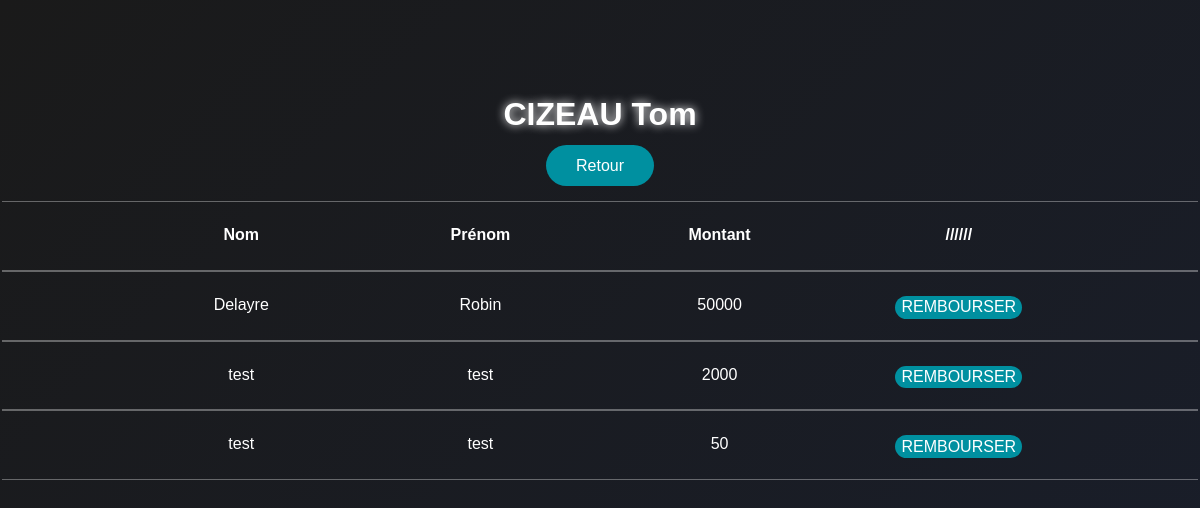
Page /index.php?route=rembourser (signed in) on the committed database.
### tables this page shows
CREATE TABLE `users` (
  `id` int(11) NOT NULL,
  `firstName` varchar(255) DEFAULT NULL,
  `lastName` varchar(255) DEFAULT NULL,
  `email` varchar(255) DEFAULT NULL,
  `password` varchar(255) DEFAULT NULL,
  `role` varchar(255) DEFAULT NULL,
  `total_100` int(11) DEFAULT NULL
);

### controllers/AbstractController.php (called while the page is built, shortened)
<?php
abstract class AbstractController
{
    protected function render(string $template, array $data) : void
    {
        require "templates/layout.phtml";
    }
}

### index.php (called while the page is built, shortened)
<?php
        $category_m = new CategoryManager();
        $categories = $category_m->findAll();
        $route = new Router();
        $route->handleRequest($_GET);

### managers/AbstractManager.php (called while the page is built, shortened)
<?php
    abstract class AbstractManager
    {
        public function __construct()
        {
            $dbHost = $_ENV['DB_HOST'];
            $dbUser = $_ENV['DB_USER'];
            $dbPass = $_ENV['DB_PASS'];
            $dbName = $_ENV['DB_NAME'];
            $dbPort = $_ENV['DB_PORT'];
            $connexion = "mysql:host=".$dbHost.";port=".$dbPort.";charset=utf8;dbname=".$dbName;
            $this->db = new PDO(
                $connexion,
                $dbUser,
                $dbPass
            );
        }
    }

### managers/UserManager.php (called while the page is built, shortened)
<?php
    class UserManager extends AbstractManager{
        public function findOne($id) : User {
            $query = $this->db->prepare("SELECT * FROM users WHERE id=:id");
            $parameters =
            [
                "id" => $id
            ];
            $query->execute($parameters);
            $user = $query->fetch(PDO::FETCH_ASSOC);
            return  new User($user['firstName'], $user['lastName'], $user['email'], $user['password'], $user['role'], $user['total_100'], $user['id']);
        }
    }

### managers/CategoryManager.php (called while the page is built, shortened)
<?php
    class CategoryManager extends AbstractManager{
        public function findAll() : array {
            $query = $this->db->prepare("SELECT * FROM category");
            $query->execute();
            $categories = $query->fetchAll(PDO::FETCH_ASSOC);
            $all_categories = [];
            foreach($categories as $category){
                $all_categories[] = new Category($category['name'], $category['id']);
            }
            return $all_categories;
        }
    }

### managers/RefundManager.php (called while the page is built, shortened)
<?php
class RefundManager extends AbstractManager{
        public function findAll() : array {
            $query = $this->db->prepare("SELECT * FROM refunds");
            $query->execute();
            $refunds = $query->fetchAll(PDO::FETCH_ASSOC);
            $all_refunds = [];
            foreach($refunds as $refund){
                $all_refunds[] = new Refund($refund['payer_id'], $refund['receiver_id'], $refund['amount_100'], $refund['id']);
            }
            return $all_refunds;
        }
}

### models/Refund.php (called while the page is built, shortened)
<?php
class Refund{
    public function getReceiver(){
        return $this->receiver_id;
    }
    public function getId(){
        return $this->id;
    }
}

### templates/partials/money/_rembourser.phtml (the view)
<main id="rembourser">
    <fieldset class="all">
        <h3><?= $data['payer_lastname'] ?> <?= $data['payer_firstname'] ?></h3>
        <a href="./index.php?route=home">Retour</a>
        <form method="post" action="./index.php?route=rembourser">
            <table>
                <tr>
                    <th>Nom</th>
                    <th>Prénom</th>
                    <th>Montant</th>
                    <th>//////</th>
                </tr>
                <?php foreach($data['refunds'] as $refund){ ?>
                <tr>
                    <td><?= $refund['receiver_lastname'] ?></td>
                    <td><?= $refund['receiver_firstname'] ?></td>
                    <td><?= $refund['amount'] ?></td>
                    <td><a href="./index.php?route=rembourser&id=<?= $refund['id'] ?>">REMBOURSER</a></td>
                </tr>
                <?php } ?>
            </table>
        </form>
    </fieldset>
</main>

### assets/style/css/style.css (style rules this page uses)
:root { --background: linear-gradient(135deg, #1a1a1a, #191e2b); --black: #1a1a1a; --font-family: Verdana, Geneva, Tahoma, sans-serif; }
body { margin: 0; background: linear-gradient(135deg, #1a1a1a, #191e2b); font-family: var(--font-family); background: var(--background); }
html, body, div, span, applet, object, iframe, h1, h2, h3, h4, h5, h6, p, blockquote, pre, a, abbr, acronym, address, big, cite, code, del, dfn, em, font, img, ins, kbd, q, s, samp, small, strike, strong, sub, sup, tt, var, b, u, i, center, dl, dt, dd, ol, ul, li, fieldset, form, label, legend, table, caption, tbody, tfoot, thead, tr, th, td { margin: 0; padding: 0; border: 0; outline: 0; }

### assets/style/css/home.css (style rules this page uses)
#home>#tables>div>table>tbody>tr>th, td { width: 200%; font-size: 1rem; padding: 2% 0; display: flex; flex-direction: column; align-items: center; }

### assets/style/css/rembourser.css (style rules this page uses)
#rembourser { color: white; height: 100vh; }
#rembourser>.all { text-align: center; }
#rembourser>.all>h3 { text-shadow: 0 0 10px white; text-align: center; font-size: 2rem; margin-top: 8%; margin-bottom: 2%; }
#rembourser>.all>a { color: white; text-align: center; text-decoration: none; border-radius: 25px; padding: 1% 2.5%; background-color: rgb(0, 144, 160); }
#rembourser>.all>form { margin-top: 2%; }
#rembourser>.all>form>table { width: 100%; text-align: center; }
#rembourser>.all>form>table>tbody>tr>th { width: 20%; height: 20px; padding: 1% 0; }
#rembourser>.all>form>table>tbody>tr { display: flex; justify-content: center; align-items: center; padding: 1% 0; border: 1px solid #ffffff55; border-left: none; border-right: none; }
#rembourser>.all>form>table>tbody>tr>td { height: 20px; width: 20%; padding: 1% 0; }
#rembourser>.all>form>table>tbody>tr>td>a { color: white; text-decoration: none; padding: 1% 2.5%; background-color: rgb(0, 144, 160); border-radius: 25px; }

### rows in the picture
users: lastName "CIZEAU", firstName "Tom"
users: lastName "Delayre", firstName "Robin", amount "50000"
users: receiver_lastname "test", receiver_firstname "test", amount "2000", amount "50"
